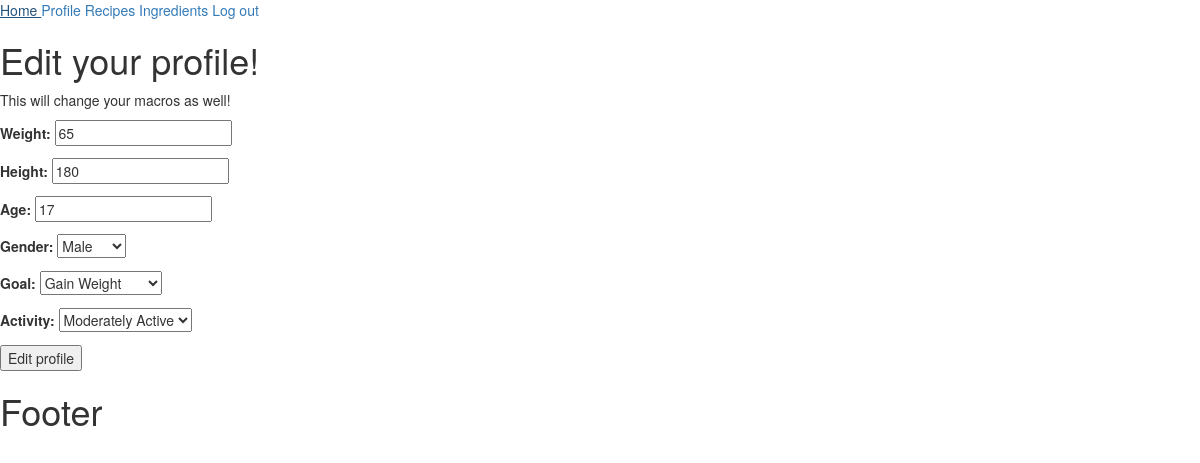
The app's page /accounts/account_edit (signed in), older data.
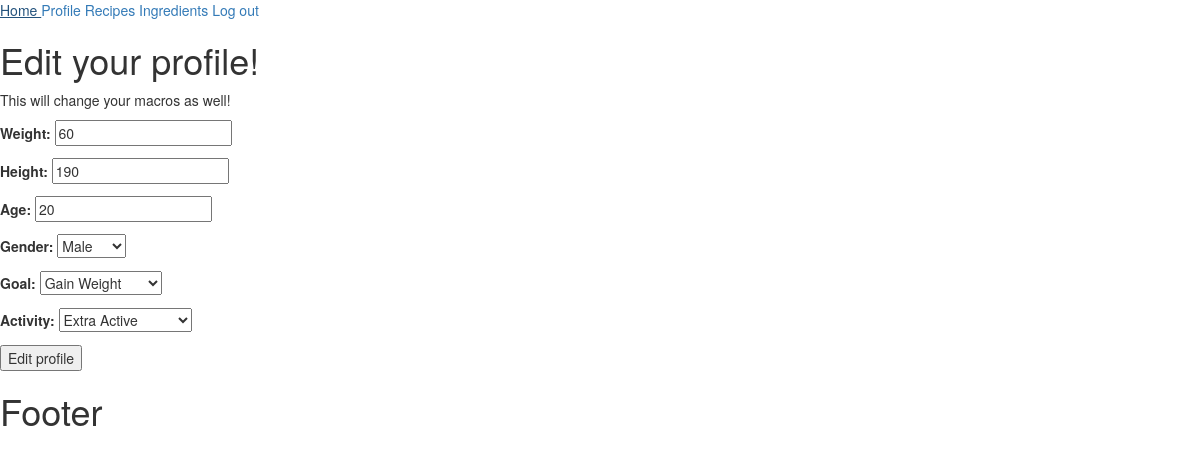
The same page, newer data.
### accounts/models.py (models this page shows)
class Account(models.Model):
    GENDER_CHOICES = [
        ('Male', 'Male'),
        ('Female', 'Female')
    ]
    GOALS_CHOICES = [
        ('Lose Weight', 'Lose Weight'),
        ('Gain Weight', 'Gain Weight'),
        ('Maintain Weight', 'Maintain Weight')
    ]
    ACTIVITY_LEVEL_CHOICES = [
        ('Sedentary', 'Sedentary'),
        ('Lightly Active', 'Lightly Active'),
        ('Moderately Active', 'Moderately Active'),
        ('Very Active', 'Very Active'),
        ('Extra Active', 'Extra Active')
    ]
    weight = models.IntegerField()
    height = models.IntegerField()
    age = models.IntegerField(validators=[MinValueValidator(5)])
    gender = models.CharField(max_length=6, choices=GENDER_CHOICES)
    goal = models.CharField(max_length=30, choices=GOALS_CHOICES)
    activity = models.CharField(max_length=30, choices=ACTIVITY_LEVEL_CHOICES)
    calories = models.IntegerField(validators=[MinValueValidator(100)])
    protein = models.IntegerField(validators=[MinValueValidator(0)])
    carbs = models.IntegerField(validators=[MinValueValidator(0)])
    fats = models.IntegerField(validators=[MinValueValidator(0)])
    user = models.OneToOneField(User, on_delete=models.CASCADE)

### accounts/views.py (the view)
# urls.py: path('account_edit', account_edit, name='account edit page'),
@login_required
def account_edit(request):
    account = request.user.account
    if request.method == 'POST':
        form = AccountCreation(request.POST, instance=account)
        if form.is_valid():
            weight = form.cleaned_data['weight']
            height = form.cleaned_data['height']
            age = form.cleaned_data['age']
            gender = form.cleaned_data['gender']
            goal = form.cleaned_data['goal']
            activity_level = form.cleaned_data['activity']
            user_macros = Macros(weight, height, age, gender, goal, activity_level)
            account.weight = weight
            account.height = height
            account.age = age
            account.gender = gender
            account.goal = goal
            account.activity = activity_level
            account.calories = user_macros.calories
            account.protein = user_macros.proteins
            account.carbs = user_macros.carbs
            account.fats = user_macros.fats
            account.save()
            return redirect('account details page')
    else:
        form = AccountCreation(instance=account)
    return render(request, 'accounts/account_edit.html', context={'form': form})

### accounts/form.py
class AccountCreation(forms.ModelForm):
    class Meta:
        model = Account
        fields = ['weight', 'height', 'age', 'gender', 'goal', 'activity']
        exclude = ['calories', 'protein', 'carbs', 'fats', 'user', ]

### templates/accounts/account_edit.html (shortened to what this page needs)
{% extends 'base.html' %}
{% block main_content %}
    <h1>Edit your profile! </h1>
    <p>This will change your macros as well!</p>
    <form action="{% url 'account edit page' %}" method="POST">
        {{ form.as_p }}
        <button>Edit profile</button>
    </form>
{% endblock %}

Row changes from the older to the newer data that the page shows:
changed Account "Male": weight "65" → "60"; height "180" → "190"; age "17" → "20"; activity "Moderately Active" → "Extra Active"
